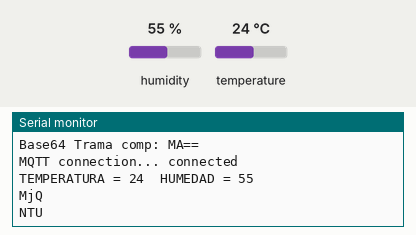
This sketch was run on a simulated ESP32. Shown: the last lines printed to the serial monitor. The inputs (shaded band) are chosen by the test bench; at power-on: humidity 55 %, temperature 24 °C. WiFi joins after 1.5 s; servers stay silent unless stated; no MQTT or app messages arrive unless stated.

Above: at 2.7 s.
2.8 s: humidity set to 22 %
At 4.4 s:
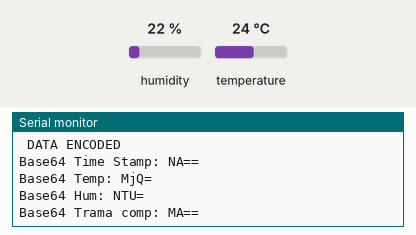
7.1 s: temperature set to 12 °C
At 9.2 s:
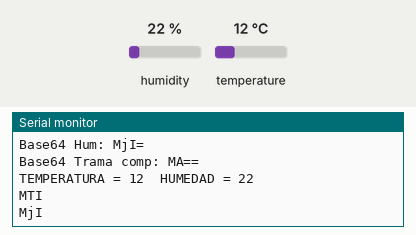
11.1 s: humidity set to 40 %
At 13.1 s:
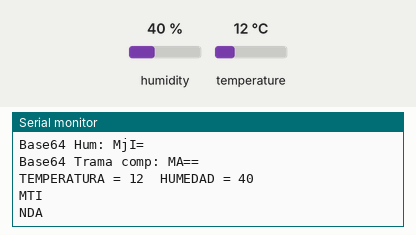
15.2 s: temperature set to 19 °C
At 16.4 s:
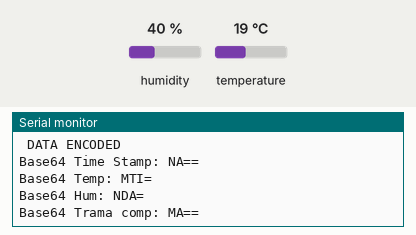
19.3 s: humidity set to 68 %
At 21.7 s:
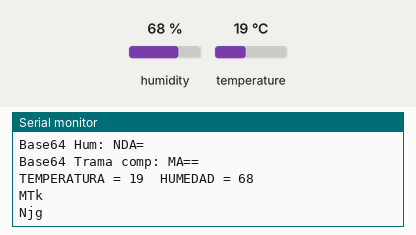
23.3 s: temperature set to 28 °C
At 24.7 s:
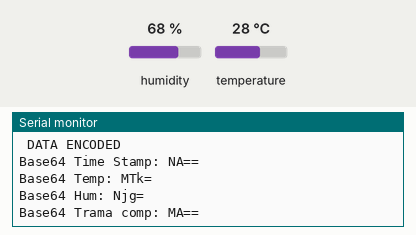
Timing chart, 0 to 26.3 s (numbered marks = the images above; inputs shaded):
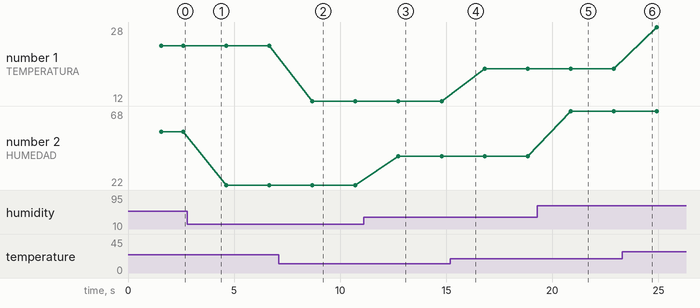

The sketch:

esp32-thingsboard-mqtt-v2.ino
```cpp
#include <DHT_U.h>
#include <DHT.h>
#include<WiFi.h>
#include <PubSubClient.h>
#include "base64.hpp"
#include <base64.h>

/*#define MQTT_SERVER   "192.168.18.101"
#define MQTT_USERNAME "JtQEFiOxG8zYj75RY4RJ"*/
#define MQTT_SERVER   "demo.thingsboard.io"
#define MQTT_USERNAME "sY8nDvO83Z7Jj56nhGub"

/*#define MQTT_SERVER   "demo.thingsboard.io"
#define MQTT_USERNAME "u2maY03gjblM3TDgNlQV"*/

#define MQTT_PORT     1883
#define MQTT_PASSWORD ""
#define MQTT_NAME     "mqtt-test"

#define DHTTYPE DHT11   // DHT 11
#define DHTPIN 13

WiFiClient client;
PubSubClient mqtt(client);
DHT dht(DHTPIN, DHTTYPE);

/*const char* ssid ="Familia_Perez";
const char* password = "e#74-25_Pe$";*/

const char* ssid = "Mateo_Molina";
const char* password = "Thomas3117";


long timeStamp = 4;


typedef union{
  struct {
    uint16_t t;
    uint16_t h:7;
    uint32_t ts:9;
  };
  byte datos[6];  //linea para la recuperacion de bits
}trama;


void setup() {
  Serial.begin(115200);
  dht.begin();
  delay(10);

  WiFi.begin(ssid, password);
  while (WiFi.status() != WL_CONNECTED) {
  delay(500);
  Serial.println("Connecting to WiFi..");
}
  Serial.println("IP ad :");
  Serial.println(WiFi.localIP());
  delay(10);

  mqtt.setServer(MQTT_SERVER, MQTT_PORT);
  delay(10);
}

void loop() {
  uint16_t hum = humedad();
  uint16_t temp = temperatura();
  String aux1 = "a";
  String aux2 = ".";
  String aux3 = ".";
  Serial.print("TEMPERATURA = ");
  Serial.print(temp);
  Serial.print("\tHUMEDAD = ");
  Serial.println(hum);
  trama valores;
  valores.ts=timeStamp;
  valores.t=temp;
  valores.h=hum;
  // *******************Codificacion*******************************

  String toEncode_trama = String(valores.datos,6);
  String toEncode_ts = String(valores.ts);
  String toEncode_temp = String(valores.t);
  String toEncode_hum = String(valores.h);
  String encoded_TS = base64::encode(toEncode_ts); //codificacion time stamps
  String encoded_temp = base64::encode(toEncode_temp); // codificacion temp
  String encoded_hum = base64::encode(toEncode_hum); //codificacion hum
  String encoded_trama = base64::encode(toEncode_trama); //codificacion trama completa

  int lt=encoded_temp.length();
  int lh=encoded_hum.length();
  String enc_t2=encoded_temp;
  String enc_h2 = encoded_hum;
  enc_t2.remove(lt-1,1);
  enc_h2.remove(lh-1,1);
  Serial.println(enc_t2);
  Serial.println(enc_h2);
  Serial.println("\n");

  delay(1000);
  Serial.println("\n DATA ENCODED");
  Serial.print("Base64 Time Stamp: ");Serial.println(encoded_TS);
  Serial.print("Base64 Temp: ");Serial.println(encoded_temp);
  Serial.print("Base64 Hum: ");Serial.println(encoded_hum);
  Serial.print("Base64 Trama comp: ");Serial.println(encoded_trama);

  if (mqtt.connected() == false) {
    Serial.print("MQTT connection... ");
    if (mqtt.connect(MQTT_NAME, MQTT_USERNAME, MQTT_PASSWORD)) {
      Serial.println("connected");
    } else {
      Serial.println("failed");
      delay(5000);
    }
  } else {
    mqtt.loop();

    //String dataJS = "{\"TEMPERATURA\":" + enc_t2 + ",\"HUMEDAD\":" + enc_h2 + "}";
    //String dataJS = "{\"TRAMA\":" + encoded_trama + "}";
    String dataJS = "{\"TEMPERATURA\":" + encoded_trama + ",\"HUMEDAD\":" + encoded_trama + ",\"TS\":" + encoded_trama + "}";
    char json[100];
    dataJS.toCharArray(json,dataJS.length()+1);
    mqtt.publish("v1/devices/me/telemetry", json);
    delay(1000);
  }
}


int humedad(){
  float hu = dht.readHumidity();
  float te = dht.readTemperature();
  float f = dht.readTemperature(true);
  if (isnan(hu) || isnan(te) || isnan(f)) {
    Serial.println(F("Failed to read from DHT sensor!"));
  }
  float hif = dht.computeHeatIndex(f, hu);
  float hic = dht.computeHeatIndex(te, hu, false);
  //Serial.println(F("Humidity: "));
  //Serial.println(h);
  //return round(hu);
  return(int(hu));
 }

int temperatura(){
  float hu = dht.readHumidity();
  float te = dht.readTemperature();
  float f = dht.readTemperature(true);
  if (isnan(hu) || isnan(te) || isnan(f)) {
    Serial.println(F("Failed to read from DHT sensor!"));
  }
  float hif = dht.computeHeatIndex(f, hu);
  float hic = dht.computeHeatIndex(te, hu, false);
  //Serial.println(F("Temperature: "));
  //Serial.println(t);
  //return round(te);
  return(int(te));
}
```

Measured:
- after the input at 7.1 s, the serial monitor: prints a new line after 1.6 s (image 2)
- after the input at 11.1 s, the serial monitor: prints a new line after 1.6 s (image 3)
- after the input at 19.3 s, the serial monitor: prints a new line after 1.6 s (image 5)
- plotted number 1: 24 → 12 after the input at 7.1 s, 12 → 19 after the input at 15.2 s, 19 → 28 after the input at 23.3 s
- plotted number 2: 55 → 22 after the input at 2.8 s, 22 → 40 after the input at 11.1 s, 40 → 68 after the input at 19.3 s
